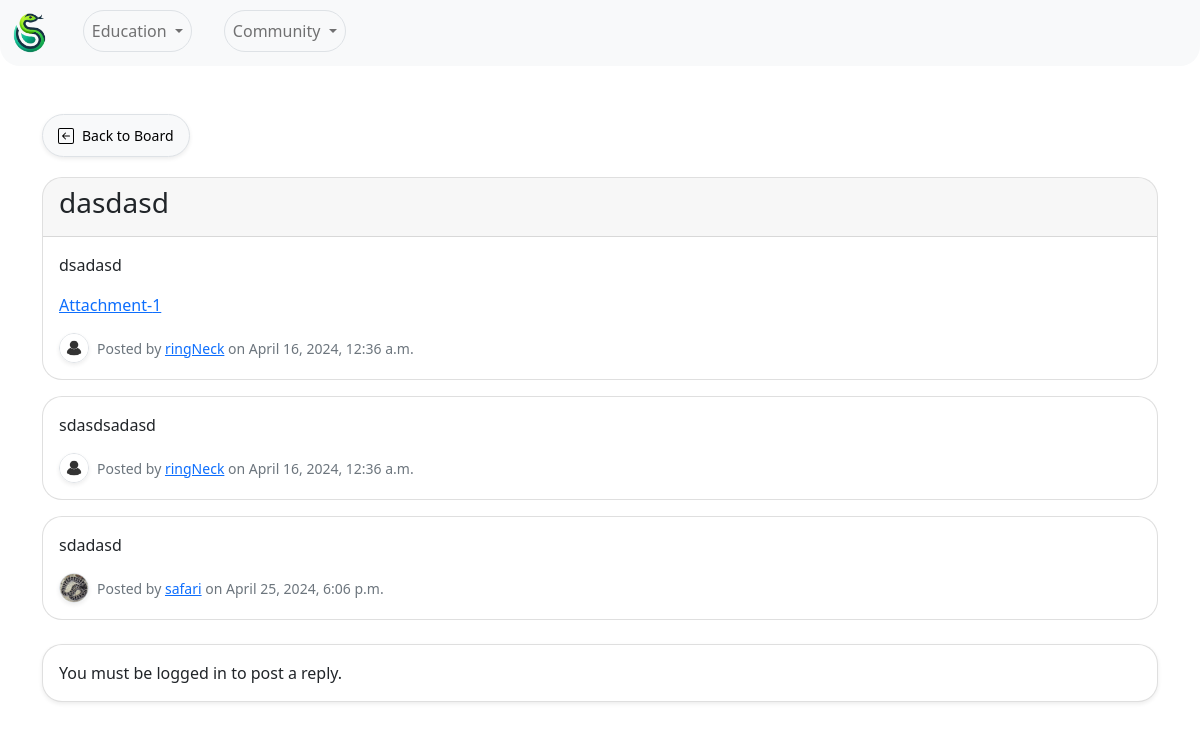
The app's page /forum/thread/22/ with its own data.
### Forum/models.py (models this page shows, shortened)
class Thread(models.Model):
    title = models.CharField(max_length=255)
    board = models.ForeignKey(Board, on_delete=models.CASCADE, related_name='threads')
    starter = models.ForeignKey(User, on_delete=models.CASCADE, related_name='threads_started')
    created_at = models.DateTimeField(auto_now_add=True)
    updated_at = models.DateTimeField(auto_now=True)

class Post(models.Model):
    thread = models.ForeignKey(Thread, on_delete=models.CASCADE, related_name='posts')
    message = models.TextField()
    created_by = models.ForeignKey(User, on_delete=models.CASCADE, related_name='posts_created')
    created_at = models.DateTimeField(auto_now_add=True)
    updated_at = models.DateTimeField(auto_now=True)

class PostImage(models.Model):
    post = models.ForeignKey(Post, on_delete=models.CASCADE, related_name='images')
    image = models.ImageField(upload_to='post_images/')

### UserAuth/models.py (models this page shows, shortened)
class UserProfile(models.Model):
    user = models.OneToOneField(User, on_delete=models.CASCADE) # Link the user profile to a user model instance
    profile_pic = models.ImageField(upload_to='profile_pics/', default='profile_pics/default.jpg' ,null=True, blank=True) # User profile picture
    bio = models.TextField(null=True, blank=True) # User bio
    observations = models.IntegerField(default=0) # User observation count

### Forum/views.py (the view)
# urls.py: path('thread/<int:thread_id>/', thread_posts, name='thread_posts'),
def thread_posts(request, thread_id):
    thread = get_object_or_404(Thread, pk=thread_id)
    form = PostForm()  # Instantiate the form
    return render(request, 'thread_posts.html', {'thread': thread, 'posts': thread.posts.all(), 'form': form})

### Forum/templatetags/custom_filters.py (called while the page is built)
@register.filter(name='filename')
def filename(value):
    return value.split('/')[-1]

### Forum/templates/thread_posts.html (shortened to what this page needs)
{% extends 'base.html' %}
{% load custom_filters %}
{% block content %}
<a href="{% url 'board_threads' thread.board_id %}" class="btn back-button btn-light btn-sm rounded-pill shadow-sm" style="margin-bottom: 20px;">
       Back to Board
</a>
<div class="posts">
   {% for post in posts %}
   <div class="card mb-3" style="border-radius: 20px; overflow: hidden;">
      {% if forloop.first %}
      <div class="card-header">
         <h3>{{ thread.title }}</h3>
      </div>
      {% endif %}
      <div class="card-body">
         <p class="card-text">{{ post.message }}</p>
         {% for image in post.images.all %}
         <a href="#" data-bs-toggle="modal" data-bs-target="#imageModal{{ image.id }}">Attachment-{{ forloop.counter }}</a>
         {% endfor %}
         <div class="d-flex align-items-center mt-3">
            <img src="{{ MEDIA_URL }}{{ post.created_by.userprofile.profile_pic.url }}" class="rounded-circle border shadow-sm me-2" alt="Profile Picture" style="width: 30px; height: 30px; object-fit: cover;">
            <p class="card-text mb-0">
               <small class="text-muted">
                  Posted by <a href="{% url 'user_profile' username=post.created_by.username %}">{{ post.created_by.username }}</a> on {{ post.created_at|date:"N j, Y, P" }}
               </small>
            </p>
         </div>
      </div>
   </div>
   {% endfor %}
</div>
{% if user.is_authenticated %}
<div class="card reply-form mt-4 mb-5 shadow-sm" style="border-radius: 20px; overflow: hidden;">
   <div class="card-header">
      <h5>Post a Reply</h5>
   </div>
   <div class="card-body">
      <form method="POST" action="{% url 'reply_thread' thread.id %}" enctype="multipart/form-data"
         class="form-horizontal" onsubmit="return validateReplyForm()">
         {% csrf_token %}
         <div class="mb-3">
            <label for="id_message" class="form-label">{{ form.message.label }}</label>
            <textarea id="id_message" name="message" class="form-control" rows="5"
               placeholder="Type your reply here..." required>{{ form.message.value|default_if_none:"" }}</textarea>
            <small class="form-text text-muted">{{ form.message.help_text }}</small>
         </div>
         <div class="mb-3">
            <label for="id_image">Upload Image:</label>
            <input type="file" id="id_image" name="image" class="form-control" accept="image/*">
            <small class="form-text text-muted">Optional: Attach an image to your post.</small>
         </div>
         <div class="mb-3">
            <button type="submit" class="btn btn-primary rounded-pill shadow-sm float-end">Post Reply</button>
         </div>
      </form>
   </div>
</div>
{% else %}
<div class="card mt-4 mb-5 shadow-sm" style="border-radius: 20px; overflow: hidden;">
   <div class="card-body">
      <p class="card-text">You must be logged in to post a reply.</p>
   </div>
{% endif %}
{% endblock %}

### Forum/templates/thread_posts.html (style rules this page uses)
.back-button svg { margin-right: 8px; }
.back-button { text-decoration: none; color: #000; background-color: #f8f9fa; padding: 10px 15px; border-radius: 5px; display: inline-flex; align-items: center; border: 1px solid #dee2e6; transition: all 0.3s ease; }

### records on screen
Post: message "dsadasd", created_by.userprofile.profile_pic (placeholder picture), created_by.username "ringNeck", created_at "April 16, 2024, 12:36 a.m."
Thread: title "dasdasd"
Post: message "sdasdsadasd", created_by.userprofile.profile_pic (placeholder picture), created_by.username "ringNeck", created_at "April 16, 2024, 12:36 a.m."
Post: message "sdadasd", created_by.userprofile.profile_pic (picture), created_by.username "safari", created_at "April 25, 2024, 6:06 p.m."
